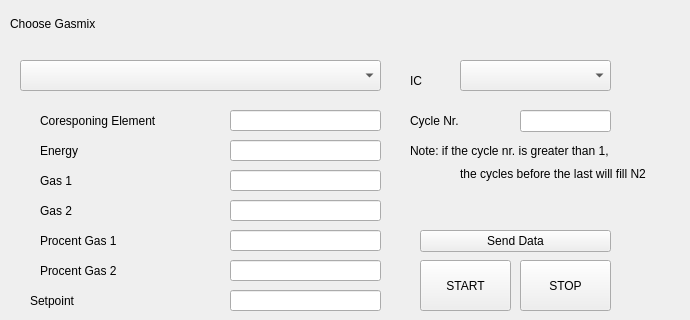
    <widget class="QWidget" name="tab">
     <attribute name="title">
      <string>GMS User Mode</string>
     </attribute>
     <widget class="caMenu" name="camenu">
      <property name="geometry">
       <rect>
        <x>20</x>
        <y>60</y>
        <width>361</width>
        <height>31</height>
       </rect>
      </property>
      <property name="editable">
       <bool>false</bool>
      </property>
      <property name="channel" stdset="0">
       <string notr="true">X10DA-ES-GMS:LISTNR</string>
      </property>
      <property name="channelMask" stdset="0">
       <string notr="true"/>
      </property>
      <property name="labelDisplay">
       <bool>false</bool>
      </property>
     </widget>
     <widget class="caLabel" name="calabel_12">
      <property name="geometry">
       <rect>
        <x>10</x>
        <y>10</y>
        <width>181</width>
        <height>28</height>
       </rect>
      </property>
      <property name="text">
       <string>Choose Gasmix</string>
      </property>
     </widget>
     <widget class="caMessageButton" name="camessagebutton_2">
      <property name="geometry">
       <rect>
        <x>420</x>
        <y>230</y>
        <width>191</width>
        <height>22</height>
       </rect>
      </property>
      <property name="text">
       <string>Send Data</string>
      </property>
      <property name="channel" stdset="0">
       <string notr="true">X10DA-ES-GMS:SEND</string>
      </property>
      <property name="releaseMessage">
       <string notr="true">0</string>
      </property>
      <property name="pressMessage">
       <string notr="true">1</string>
      </property>
     </widget>
     <widget class="caLabel" name="calabel_27">
      <property name="geometry">
       <rect>
        <x>410</x>
        <y>110</y>
        <width>81</width>
        <height>21</height>
       </rect>
      </property>
      <property name="text">
       <string>Cycle Nr.</string>
      </property>
     </widget>
     <widget class="caTextEntry" name="catextentry_7">
      <property name="geometry">
       <rect>
        <x>520</x>
        <y>110</y>
        <width>91</width>
        <height>22</height>
       </rect>
      </property>
      <property name="channel" stdset="0">
       <string notr="true">X10DA-ES-GMS:SET.CYCLE</string>
      </property>
      <property name="limitsMode">
       <enum>caLineEdit::User</enum>
      </property>
      <property name="maxValue">
       <double>30.000000000000000</double>
      </property>
      <property name="minValue">
       <double>1.000000000000000</double>
      </property>
     </widget>
     <widget class="caMessageButton" name="camessagebutton_3">
      <property name="geometry">
       <rect>
        <x>520</x>
        <y>260</y>
        <width>91</width>
        <height>51</height>
       </rect>
      </property>
      <property name="text">
       <string>STOP</string>
      </property>
      <property name="channel" stdset="0">
       <string notr="true">X10DA-ES-GMS:STOP</string>
      </property>
      <property name="foreground">
       <color>
        <red>255</red>
        <green>255</green>
        <blue>255</blue>
       </color>
      </property>
      <property name="background">
       <color>
        <red>255</red>
        <green>0</green>
        <blue>0</blue>
       </color>
      </property>
      <property name="disabledForeground">
       <color>
        <red>170</red>
        <green>0</green>
        <blue>0</blue>
       </color>
      </property>
      <property name="releaseMessage">
       <string notr="true">0</string>
      </property>
      <property name="pressMessage">
       <string notr="true">1</string>
      </property>
     </widget>
     <widget class="caLabel" name="calabel_20">
      <property name="geometry">
       <rect>
        <x>40</x>
        <y>200</y>
        <width>151</width>
        <height>21</height>
       </rect>
      </property>
      <property name="text">
       <string>Gas 2</string>
      </property>
     </widget>
     <widget class="caLabel" name="calabel_17">
      <property name="geometry">
       <rect>
        <x>40</x>
        <y>110</y>
        <width>151</width>
        <height>21</height>
       </rect>
      </property>
      <property name="text">
       <string>Coresponing Element</string>
      </property>
     </widget>
     <widget class="caLabel" name="calabel_19">
      <property name="geometry">
       <rect>
        <x>40</x>
        <y>170</y>
        <width>151</width>
        <height>21</height>
       </rect>
      </property>
      <property name="text">
       <string>Gas 1</string>
      </property>
     </widget>
     <widget class="caLabel" name="calabel_18">
      <property name="geometry">
       <rect>
        <x>40</x>
        <y>140</y>
        <width>151</width>
        <height>21</height>
       </rect>
      </property>
      <property name="text">
       <string>Energy</string>
      </property>
     </widget>
     <widget class="caMenu" name="camenu_4">
      <property name="geometry">
       <rect>
        <x>460</x>
        <y>60</y>
        <width>151</width>
        <height>31</height>
       </rect>
      </property>
      <property name="editable">
       <bool>false</bool>
      </property>
      <property name="channel" stdset="0">
       <string notr="true">X10DA-ES-GMS:SET.IC</string>
      </property>
      <property name="channelMask" stdset="0">
       <string notr="true"/>
      </property>
      <property name="labelDisplay">
       <bool>false</bool>
      </property>
     </widget>
     <widget class="caMessageButton" name="camessagebutton_4">
      <property name="geometry">
       <rect>
        <x>420</x>
        <y>260</y>
        <width>91</width>
        <height>51</height>
       </rect>
      </property>
      <property name="text">
       <string>START</string>
      </property>
      <property name="channel" stdset="0">
       <string notr="true">X10DA-ES-GMS:START</string>
      </property>
      <property name="background">
       <color>
        <red>85</red>
        <green>255</green>
        <blue>0</blue>
       </color>
      </property>
      <property name="releaseMessage">
       <string notr="true">0</string>
      </property>
      <property name="pressMessage">
       <string notr="true">1</string>
      </property>
     </widget>
     <widget class="caLabel" name="calabel_31">
      <property name="geometry">
       <rect>
        <x>410</x>
        <y>140</y>
        <width>261</width>
        <height>21</height>
       </rect>
      </property>
      <property name="acceptDrops">
       <bool>false</bool>
      </property>
      <property name="text">
       <string>Note: if the cycle nr. is greater than 1, </string>
      </property>
      <property name="textFormat">
       <enum>Qt::PlainText</enum>
      </property>
     </widget>
     <widget class="caLabel" name="calabel_38">
      <property name="geometry">
       <rect>
        <x>460</x>
        <y>160</y>
        <width>221</width>
        <height>28</height>
       </rect>
      </property>
      <property name="text">
       <string>the cycles before the last will fill N2</string>
      </property>
     </widget>
     <widget class="caLabel" name="calabel_34">
      <property name="geometry">
       <rect>
        <x>410</x>
        <y>70</y>
        <width>31</width>
        <height>21</height>
       </rect>
      </property>
      <property name="text">
       <string>IC</string>
      </property>
     </widget>
     <widget class="caLineEdit" name="calineedit_27">
      <property name="geometry">
       <rect>
        <x>230</x>
        <y>260</y>
        <width>151</width>
        <height>21</height>
       </rect>
      </property>
      <property name="channel" stdset="0">
       <string notr="true">X10DA-ES-GMS:DATAL.PGAS2</string>
      </property>
     </widget>
     <widget class="caLineEdit" name="calineedit_28">
      <property name="geometry">
       <rect>
        <x>230</x>
        <y>230</y>
        <width>151</width>
        <height>21</height>
       </rect>
      </property>
      <property name="channel" stdset="0">
       <string notr="true">X10DA-ES-GMS:DATAL.PGAS1</string>
      </property>
     </widget>
     <widget class="caLineEdit" name="calineedit_29">
      <property name="geometry">
       <rect>
        <x>230</x>
        <y>200</y>
        <width>151</width>
        <height>21</height>
       </rect>
      </property>
      <property name="channel" stdset="0">
       <string notr="true">X10DA-ES-GMS:DATAL.GAS2</string>
      </property>
     </widget>
     <widget class="caLineEdit" name="calineedit_30">
      <property name="geometry">
       <rect>
        <x>230</x>
        <y>170</y>
        <width>151</width>
        <height>21</height>
       </rect>
      </property>
      <property name="channel" stdset="0">
       <string notr="true">X10DA-ES-GMS:DATAL.GAS1</string>
      </property>
     </widget>
     <widget class="caLabel" name="calabel_47">
      <property name="geometry">
       <rect>
        <x>40</x>
        <y>230</y>
        <width>151</width>
        <height>21</height>
       </rect>
      </property>
      <property name="text">
       <string>Procent Gas 1</string>
      </property>
     </widget>
     <widget class="caLabel" name="calabel_48">
      <property name="geometry">
       <rect>
        <x>40</x>
        <y>260</y>
        <width>151</width>
        <height>21</height>
       </rect>
      </property>
      <property name="text">
       <string>Procent Gas 2</string>
      </property>
     </widget>
     <widget class="caLineEdit" name="calineedit_31">
      <property name="geometry">
       <rect>
        <x>230</x>
        <y>140</y>
        <width>151</width>
        <height>21</height>
       </rect>
      </property>
      <property name="channel" stdset="0">
       <string notr="true">X10DA-ES-GMS:DATAL.ENERGY</string>
      </property>
     </widget>
     <widget class="caLineEdit" name="calineedit_32">
      <property name="geometry">
       <rect>
        <x>230</x>
        <y>110</y>
        <width>151</width>
        <height>21</height>
       </rect>
      </property>
      <property name="channel" stdset="0">
       <string notr="true">X10DA-ES-GMS:DATAL.CORESPONDING</string>
      </property>
     </widget>
     <widget class="caLabel" name="calabel_51">
      <property name="geometry">
       <rect>
        <x>30</x>
        <y>290</y>
        <width>161</width>
        <height>21</height>
       </rect>
      </property>
      <property name="text">
       <string>Setpoint</string>
      </property>
     </widget>
     <widget class="caLineEdit" name="calineedit_33">
      <property name="geometry">
       <rect>
        <x>230</x>
        <y>290</y>
        <width>151</width>
        <height>21</height>
       </rect>
      </property>
      <property name="channel" stdset="0">
       <string notr="true">X10DA-ES-GMS:DATAL.SOLLWERT</string>
      </property>
     </widget>
    </widget>
